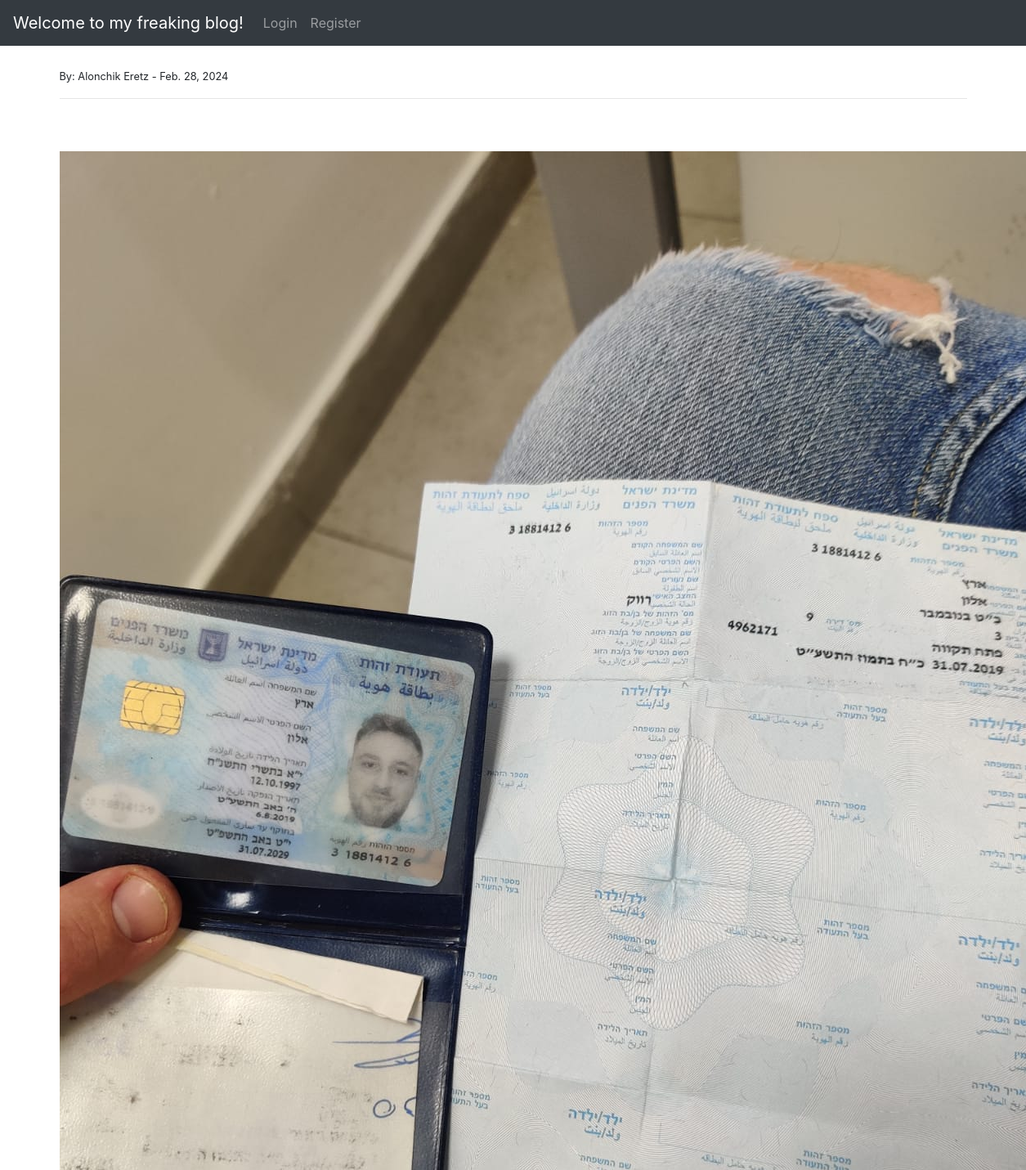
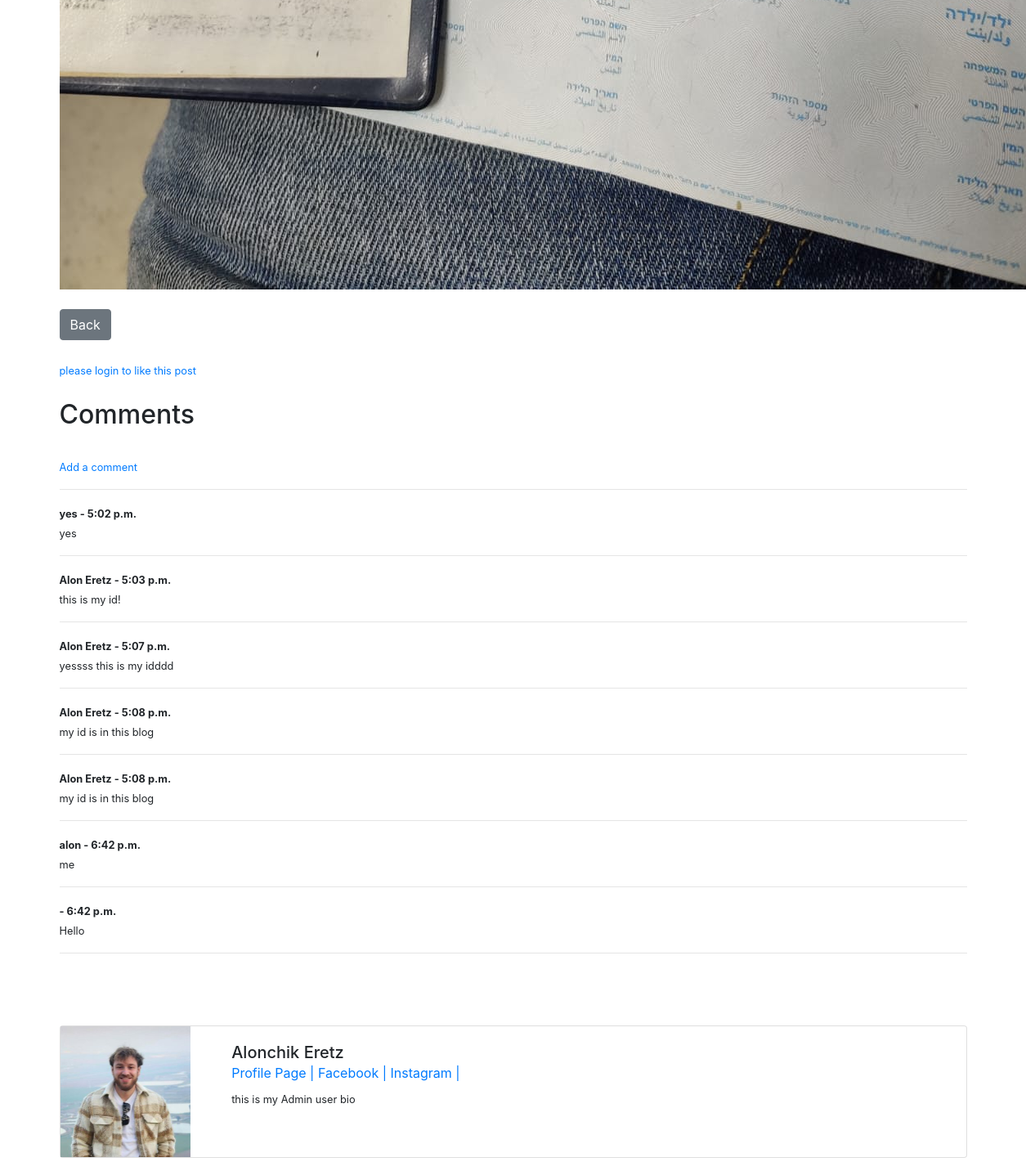
The app's page /Article/15 with its own data (2 pictures, top to bottom).
### theblog/models.py (models this page shows, shortened)
class Post(models.Model):
    title = models.CharField(max_length=255)
    title_tag = models.CharField(max_length=255)
    category = models.CharField(max_length=255)
    snippet = models.CharField(max_length=255)
    author = models.ForeignKey(User, on_delete=models.CASCADE)
    body = RichTextField(blank=True, null=True)
    post_date = models.DateField(auto_now_add=True)
    likes = models.ManyToManyField(User, related_name="blog_posts")
    image_header = models.ImageField(null=True, blank=True, upload_to='images/')
    def total_likes(self):
        return self.likes.count()

class Comment(models.Model):
    comment = models.ForeignKey(Post, on_delete=models.CASCADE, related_name="comment")
    name = models.CharField(max_length=255)
    body = models.CharField(max_length=255)
    time = models.TimeField(auto_now_add=True)

class Profile(models.Model):
    user = models.OneToOneField(User,null=True,on_delete= models.CASCADE)
    bio = models.CharField(max_length=100)
    profile_pic = models.ImageField(blank=True,null=True,upload_to='images/')
    facebook_url = models.CharField(max_length=255,null=True,blank=True)
    instagram_url = models.CharField(max_length=255,null=True,blank=True)
    twitter_url = models.CharField(max_length=255,null=True,blank=True)

### theblog/views.py (the view)
# urls.py: path('Article/<int:pk>',HomeDetailView.as_view(),name="article-details"),
class HomeDetailView(DetailView):
    model = Post
    template_name = 'article-detail.html'
    def get_context_data(self, **kwargs):
        context = super(HomeDetailView,self).get_context_data()
        stuff = get_object_or_404(Post, id = self.kwargs['pk'])
        total_likes = stuff.total_likes()
        liked = False
        if stuff.likes.filter(id=self.request.user.id).exists():
            liked = True
        context["liked"] = liked
        context["total_likes"] = total_likes
        return context

### theblog/templates/article-detail.html (shortened to what this page needs)
    {% extends 'base.html' %}
    {% load static %}
    {% block content %}
    <br/>
    <small>By: {{post.author.first_name}}
    {{post.author.last_name}} - {{ post.post_date }}
    <hr>
    <br/>
        <br/>
        {% if post.image_header %}
        <img src=   "{{  post.image_header.url }}">
        {% endif %}
    <br/>
    <a href="{% url 'ListView' %}"><button type="button" class="btn btn-secondary" >Back</button></a> <br/> <br/>
        {% if user.is_authenticated %}
        <form action="{% url 'like_post' post.pk %}" method="POST" class="btn btn-primary btn-sm">
            {% csrf_token %}
                {% if liked %}
                    <button type="submit" name="post_id" value="{{ post.id }}" class="btn btn-danger btn-sm">
                        Dislike
                    </button>
                {% else %}
                    <button type="submit" name="post_id" value="{{ post.id }}" class="btn btn-primary btn-sm">
                        Like
                    </button>
                {% endif %}
        </form> - {{ total_likes }} Likes
        {% else %}
             <a href="{% url 'login' %}">please login to like this post</a>
        {% endif %}
        <br/><br/>
        <h2>Comments</h2>
        <br/>
        {% if not post.comment.all %}
            No Comments Yet <a href="{% url 'add_a_comment' post.pk %}">Add a comment</a>
        {% else %}
            <a href="{% url 'add_a_comment' post.pk %}">Add a comment</a>
            {% for commend in post.comment.all %}
                  <br/>
            <hr>
                <strong>
                {{ commend.name }} -
                {{ commend.time }}
                </strong>
                <br/>
                {{ commend.body }}
            {% endfor %}
        {% endif %}
        <hr>
        <br/>
        <br/>
        <br/>
        <div class="card mb-3">
  <div class="row g-0">
    <div class="col-md-2">
        {% if post.author.profile.profile_pic.url %}
      <img src="{{ post.author.profile.profile_pic.url }}" class="img-fluid rounded-start">
        {% else %}
            <img src="{% static 'images/default-profile-pic.jpg' %}" class="img-fluid rounded-start">
        {% endif %}
    </div>
    <div class="col-md-8">
      <div class="card-body">
        <h5 class="card-title">
            {{ post.author.first_name }}
            {{ post.author.last_name }}
            <p class="card-text"><small class="text-muted">
                <a href="{% url 'user_profile' post.author.profile.id %}"> Profile Page |</a>
                {% if post.author.profile.facebook_url %}
               <a href="{{ post.author.profile.facebook_url }}" target="_blank"> Facebook |</a>
                {% endif %}
                {% if post.author.profile.instagram_url %}
                <a href="{{ post.author.profile.instagram_url }}" target="_blank"> Instagram |</a>
                {% endif %}
            </small></p>
        </h5>
        <p class="card-text">{{ post.author.profile.bio }}</p>
      </div>
    </div>
  </div>
</div>
    {% endblock %}

### theblog/templates/base.html (shortened to what this page needs)
<!doctype html>
<html lang="en">
  <head>
    <link rel="stylesheet" href="https://cdn.jsdelivr.net/npm/bootstrap@4.0.0/dist/css/bootstrap.min.css">
  </head>
  <body>
  <nav class="navbar navbar-expand-lg navbar-dark bg-dark">
  <a class="navbar-brand" href="{% url 'ListView' %}">Welcome to my freaking blog!</a>
  <div class="collapse navbar-collapse" id="navbarSupportedContent">
    <ul class="navbar-nav mr-auto">
      {% if user.is_authenticated %}
      <li class="nav-item">
        <a class="nav-link" style="display: inline-block" href="{% url 'add_post' %}">Add Post</a>
        <a class="nav-link" style="display: inline-block" href="{% url 'add-category' %}">Add Category</a>
          {% if user.profile.id %}
          <a class="nav-link" style="display: inline-block" href="{% url 'user_profile_edit' user.profile.idpy %}">Edit Profile</a>
          {% else %}
                <a class="nav-link" style="display: inline-block" href="{% url 'create_profile_page' %}">Create Profile Page</a>
          {% endif %}
          <a class="nav-link" style="display: inline-block" href="{% url 'edit_profile' %}">Edit Settings</a>
        <a class="nav-link" style="display: inline-block" href="{% url 'logout' %}">Logout</a>
        {% else %}
        <a class="nav-link" href="{% url 'login' %}">Login</a>
        <a class="nav-link" href="{% url 'register' %}">Register</a>
    </ul>
           {% endif %}
  </div>
</nav>
  <div class="container">
    {% block content %}
    {% endblock %}
  </div>
  </body>
</html>

### records on screen
Post: author.first_name "Alonchik", author.last_name "Eretz", post_date "Feb. 28, 2024", image_header (picture), author.profile.profile_pic (picture), author.profile.bio "this is my Admin user bio"
Comment: name "yes", time "5:02 p.m.", body "yes"
Comment: name "Alon Eretz", time "5:03 p.m.", body "this is my id!"
Comment: name "Alon Eretz", time "5:07 p.m.", body "yessss this is my idddd"
Comment: name "Alon Eretz", time "5:08 p.m.", body "my id is in this blog"
Comment: name "Alon Eretz", time "5:08 p.m.", body "my id is in this blog"
Comment: name "alon", time "6:42 p.m.", body "me"
Comment: time "6:42 p.m.", body "Hello"
